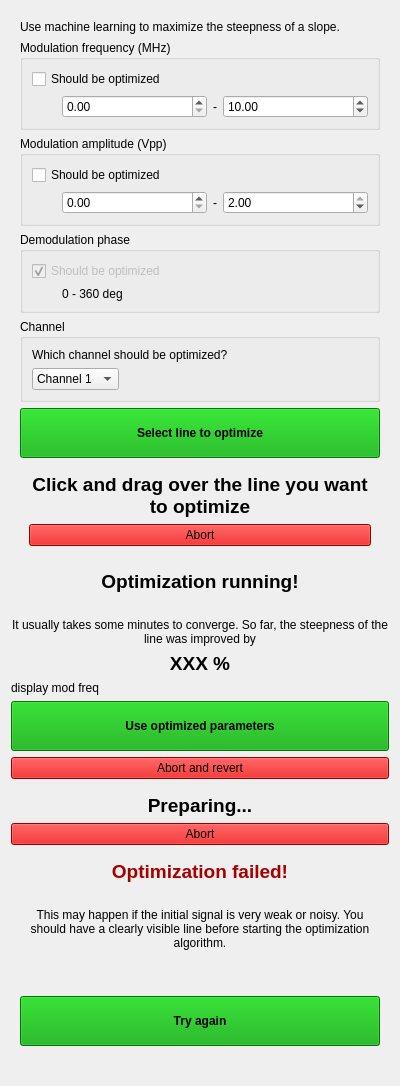
<?xml version="1.0" encoding="UTF-8"?>
<ui version="4.0">
 <class>Form</class>
 <widget class="QWidget" name="Form">
  <property name="geometry">
   <rect>
    <x>0</x>
    <y>0</y>
    <width>400</width>
    <height>1086</height>
   </rect>
  </property>
  <property name="windowTitle">
   <string>Form</string>
  </property>
  <layout class="QVBoxLayout" name="verticalLayout_2">
   <item>
    <widget class="QWidget" name="optimization_not_running_container" native="true">
     <layout class="QVBoxLayout" name="verticalLayout">
      <item>
       <widget class="QWidget" name="optimization_not_selecting" native="true">
        <layout class="QVBoxLayout" name="verticalLayout_22">
         <property name="leftMargin">
          <number>0</number>
         </property>
         <property name="topMargin">
          <number>0</number>
         </property>
         <property name="rightMargin">
          <number>0</number>
         </property>
         <property name="bottomMargin">
          <number>0</number>
         </property>
         <item>
          <widget class="QLabel" name="label_19">
           <property name="text">
            <string>Use machine learning to maximize the steepness of a slope.</string>
           </property>
           <property name="wordWrap">
            <bool>true</bool>
           </property>
          </widget>
         </item>
         <item>
          <widget class="QGroupBox" name="groupBox_14">
           <property name="title">
            <string>Modulation frequency (MHz)</string>
           </property>
           <layout class="QVBoxLayout" name="verticalLayout_29">
            <item>
             <widget class="QCheckBox" name="optimization_mod_freq">
              <property name="text">
               <string>Should be optimized</string>
              </property>
             </widget>
            </item>
            <item>
             <layout class="QHBoxLayout" name="horizontalLayout_28">
              <property name="leftMargin">
               <number>30</number>
              </property>
              <item>
               <widget class="CustomDoubleSpinBoxNoSign" name="optimization_mod_freq_min"/>
              </item>
              <item>
               <widget class="QLabel" name="label_24">
                <property name="sizePolicy">
                 <sizepolicy hsizetype="Fixed" vsizetype="Preferred">
                  <horstretch>0</horstretch>
                  <verstretch>0</verstretch>
                 </sizepolicy>
                </property>
                <property name="text">
                 <string>-</string>
                </property>
               </widget>
              </item>
              <item>
               <widget class="CustomDoubleSpinBoxNoSign" name="optimization_mod_freq_max">
                <property name="sizePolicy">
                 <sizepolicy hsizetype="Minimum" vsizetype="Fixed">
                  <horstretch>0</horstretch>
                  <verstretch>0</verstretch>
                 </sizepolicy>
                </property>
                <property name="value">
                 <double>10.000000000000000</double>
                </property>
               </widget>
              </item>
             </layout>
            </item>
           </layout>
          </widget>
         </item>
         <item>
          <widget class="QGroupBox" name="groupBox_15">
           <property name="title">
            <string>Modulation amplitude (Vpp)</string>
           </property>
           <layout class="QVBoxLayout" name="verticalLayout_30">
            <item>
             <widget class="QCheckBox" name="optimization_mod_amp">
              <property name="text">
               <string>Should be optimized</string>
              </property>
             </widget>
            </item>
            <item>
             <layout class="QHBoxLayout" name="horizontalLayout_29">
              <property name="leftMargin">
               <number>30</number>
              </property>
              <item>
               <widget class="CustomDoubleSpinBoxNoSign" name="optimization_mod_amp_min">
                <property name="maximum">
                 <double>2.000000000000000</double>
                </property>
               </widget>
              </item>
              <item>
               <widget class="QLabel" name="label_18">
                <property name="sizePolicy">
                 <sizepolicy hsizetype="Fixed" vsizetype="Preferred">
                  <horstretch>0</horstretch>
                  <verstretch>0</verstretch>
                 </sizepolicy>
                </property>
                <property name="text">
                 <string>-</string>
                </property>
               </widget>
              </item>
              <item>
               <widget class="CustomDoubleSpinBoxNoSign" name="optimization_mod_amp_max">
                <property name="maximum">
                 <double>2.000000000000000</double>
                </property>
                <property name="value">
                 <double>2.000000000000000</double>
                </property>
               </widget>
              </item>
             </layout>
            </item>
           </layout>
          </widget>
         </item>
         <item>
          <widget class="QGroupBox" name="groupBox_17">
           <property name="title">
            <string>Demodulation phase</string>
           </property>
           <layout class="QVBoxLayout" name="verticalLayout_27">
            <item>
             <widget class="QCheckBox" name="checkBox">
              <property name="enabled">
               <bool>false</bool>
              </property>
              <property name="text">
               <string>Should be optimized</string>
              </property>
              <property name="checked">
               <bool>true</bool>
              </property>
             </widget>
            </item>
            <item>
             <widget class="QLabel" name="label_25">
              <property name="text">
               <string>0 - 360 deg</string>
              </property>
              <property name="indent">
               <number>30</number>
              </property>
             </widget>
            </item>
           </layout>
          </widget>
         </item>
         <item>
          <widget class="QGroupBox" name="optimization_channel_selector_box">
           <property name="title">
            <string>Channel</string>
           </property>
           <layout class="QVBoxLayout" name="verticalLayout_26">
            <item>
             <widget class="QLabel" name="label_23">
              <property name="text">
               <string>Which channel should be optimized?</string>
              </property>
              <property name="wordWrap">
               <bool>true</bool>
              </property>
             </widget>
            </item>
            <item>
             <widget class="QComboBox" name="optimizationChannelComboBox">
              <property name="sizePolicy">
               <sizepolicy hsizetype="Fixed" vsizetype="Fixed">
                <horstretch>0</horstretch>
                <verstretch>0</verstretch>
               </sizepolicy>
              </property>
              <item>
               <property name="text">
                <string>Channel 1</string>
               </property>
              </item>
              <item>
               <property name="text">
                <string>Channel 2</string>
               </property>
              </item>
             </widget>
            </item>
           </layout>
          </widget>
         </item>
         <item>
          <widget class="QPushButton" name="startOptimizationPushButton">
           <property name="minimumSize">
            <size>
             <width>0</width>
             <height>50</height>
            </size>
           </property>
           <property name="font">
            <font>
             <weight>75</weight>
             <bold>true</bold>
            </font>
           </property>
           <property name="styleSheet">
            <string notr="true">background: #00aa00</string>
           </property>
           <property name="text">
            <string>Select line to optimize</string>
           </property>
          </widget>
         </item>
        </layout>
       </widget>
      </item>
      <item>
       <widget class="QWidget" name="optimization_selecting" native="true">
        <layout class="QVBoxLayout" name="verticalLayout_23">
         <item>
          <widget class="QLabel" name="label_20">
           <property name="text">
            <string>&lt;html&gt;&lt;head/&gt;&lt;body&gt;&lt;p align=&quot;center&quot;&gt;&lt;span style=&quot; font-size:14pt; font-weight:600;&quot;&gt;Click and drag over the line you want to optimize&lt;/span&gt;&lt;/p&gt;&lt;/body&gt;&lt;/html&gt;</string>
           </property>
           <property name="scaledContents">
            <bool>false</bool>
           </property>
           <property name="alignment">
            <set>Qt::AlignCenter</set>
           </property>
           <property name="wordWrap">
            <bool>true</bool>
           </property>
          </widget>
         </item>
         <item>
          <widget class="QPushButton" name="abortOptimizationLineSelection">
           <property name="styleSheet">
            <string notr="true">background-color: #d40000;</string>
           </property>
           <property name="text">
            <string>Abort</string>
           </property>
          </widget>
         </item>
        </layout>
       </widget>
      </item>
     </layout>
    </widget>
   </item>
   <item>
    <widget class="QWidget" name="optimization_running_container" native="true">
     <layout class="QVBoxLayout" name="verticalLayout_21">
      <property name="leftMargin">
       <number>0</number>
      </property>
      <property name="topMargin">
       <number>0</number>
      </property>
      <property name="rightMargin">
       <number>0</number>
      </property>
      <property name="bottomMargin">
       <number>0</number>
      </property>
      <item>
       <widget class="QLabel" name="label_14">
        <property name="text">
         <string>&lt;html&gt;&lt;head/&gt;&lt;body&gt;&lt;p&gt;&lt;span style=&quot; font-size:14pt; font-weight:600;&quot;&gt;Optimization running!&lt;/span&gt;&lt;br/&gt;&lt;/p&gt;&lt;p&gt;It usually takes some minutes to converge. So far, the steepness of the line was improved by&lt;/p&gt;&lt;/body&gt;&lt;/html&gt;</string>
        </property>
        <property name="textFormat">
         <enum>Qt::RichText</enum>
        </property>
        <property name="alignment">
         <set>Qt::AlignCenter</set>
        </property>
        <property name="wordWrap">
         <bool>true</bool>
        </property>
       </widget>
      </item>
      <item>
       <widget class="QLabel" name="optimization_improvement">
        <property name="font">
         <font>
          <pointsize>14</pointsize>
          <weight>75</weight>
          <bold>true</bold>
         </font>
        </property>
        <property name="text">
         <string>XXX %</string>
        </property>
        <property name="alignment">
         <set>Qt::AlignCenter</set>
        </property>
       </widget>
      </item>
      <item>
       <widget class="QLabel" name="optimization_display_parameters">
        <property name="text">
         <string>display mod freq</string>
        </property>
        <property name="textFormat">
         <enum>Qt::RichText</enum>
        </property>
        <property name="wordWrap">
         <bool>true</bool>
        </property>
       </widget>
      </item>
      <item>
       <widget class="QPushButton" name="useOptimizedParametersPushButton">
        <property name="minimumSize">
         <size>
          <width>0</width>
          <height>50</height>
         </size>
        </property>
        <property name="font">
         <font>
          <weight>75</weight>
          <bold>true</bold>
         </font>
        </property>
        <property name="styleSheet">
         <string notr="true">background-color: #00a400;</string>
        </property>
        <property name="text">
         <string>Use optimized parameters</string>
        </property>
       </widget>
      </item>
      <item>
       <widget class="QPushButton" name="optimization_abort">
        <property name="styleSheet">
         <string notr="true">background-color: #d40000;</string>
        </property>
        <property name="text">
         <string>Abort and revert</string>
        </property>
       </widget>
      </item>
     </layout>
    </widget>
   </item>
   <item>
    <widget class="QWidget" name="optimization_preparing" native="true">
     <layout class="QVBoxLayout" name="verticalLayout_32">
      <property name="leftMargin">
       <number>0</number>
      </property>
      <property name="rightMargin">
       <number>0</number>
      </property>
      <property name="bottomMargin">
       <number>0</number>
      </property>
      <item>
       <widget class="QLabel" name="optimization_preparing_text">
        <property name="text">
         <string>&lt;html&gt;&lt;head/&gt;&lt;body&gt;&lt;p align=&quot;center&quot;&gt;&lt;span style=&quot; font-size:14pt; font-weight:600;&quot;&gt;Preparing...&lt;/span&gt;&lt;/p&gt;&lt;/body&gt;&lt;/html&gt;</string>
        </property>
        <property name="wordWrap">
         <bool>true</bool>
        </property>
       </widget>
      </item>
      <item>
       <widget class="QPushButton" name="abortOptimizationPreparing">
        <property name="styleSheet">
         <string notr="true">background-color: #d40000;</string>
        </property>
        <property name="text">
         <string>Abort</string>
        </property>
       </widget>
      </item>
     </layout>
    </widget>
   </item>
   <item>
    <widget class="QWidget" name="optimization_failed" native="true">
     <layout class="QVBoxLayout" name="verticalLayout_3">
      <item>
       <widget class="QLabel" name="label_15">
        <property name="text">
         <string>&lt;html&gt;&lt;head/&gt;&lt;body&gt;&lt;p&gt;&lt;span style=&quot; font-size:14pt; font-weight:600; color:#a40000;&quot;&gt;Optimization failed!&lt;/span&gt;&lt;br/&gt;&lt;/p&gt;&lt;p&gt;This may happen if the initial signal is very weak or noisy. You should have a clearly visible line before starting the optimization algorithm.&lt;/p&gt;&lt;/body&gt;&lt;/html&gt;</string>
        </property>
        <property name="textFormat">
         <enum>Qt::RichText</enum>
        </property>
        <property name="alignment">
         <set>Qt::AlignCenter</set>
        </property>
        <property name="wordWrap">
         <bool>true</bool>
        </property>
       </widget>
      </item>
      <item>
       <spacer name="verticalSpacer">
        <property name="orientation">
         <enum>Qt::Vertical</enum>
        </property>
        <property name="sizeType">
         <enum>QSizePolicy::Fixed</enum>
        </property>
        <property name="sizeHint" stdset="0">
         <size>
          <width>20</width>
          <height>40</height>
         </size>
        </property>
       </spacer>
      </item>
      <item>
       <widget class="QPushButton" name="optimization_reset_failed_state">
        <property name="minimumSize">
         <size>
          <width>0</width>
          <height>50</height>
         </size>
        </property>
        <property name="font">
         <font>
          <weight>75</weight>
          <bold>true</bold>
         </font>
        </property>
        <property name="styleSheet">
         <string notr="true">background-color: #00a400;</string>
        </property>
        <property name="text">
         <string>Try again</string>
        </property>
       </widget>
      </item>
     </layout>
    </widget>
   </item>
   <item>
    <spacer name="verticalSpacer_4">
     <property name="orientation">
      <enum>Qt::Vertical</enum>
     </property>
     <property name="sizeHint" stdset="0">
      <size>
       <width>20</width>
       <height>0</height>
      </size>
     </property>
    </spacer>
   </item>
  </layout>
 </widget>
 <customwidgets>
  <customwidget>
   <class>CustomDoubleSpinBoxNoSign</class>
   <extends>QDoubleSpinBox</extends>
   <header location="global">spin_box.h</header>
  </customwidget>
 </customwidgets>
 <resources/>
 <connections/>
</ui>
